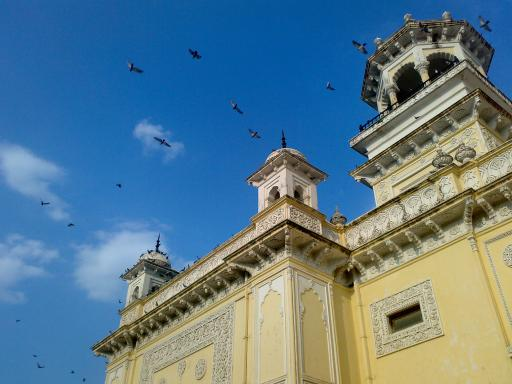
#> input picture CV/home.jpg, 512 x 384 px
$ python split_merge_resize.py
#> lines starting #> are read from the running program, lines starting #| are printed output that depends on the picture
import numpy as np
import cv2

img = cv2.imread('home.jpg',1)
#> img is the input picture: shape (384, 512, 3); mean B, G, R 141.2, 123.9, 91.6

print(img.shape)
#| (384, 512, 3)
print(img.size)
#| 589824
print(img.dtype)
#| uint8

b,g,r = cv2.split(img)
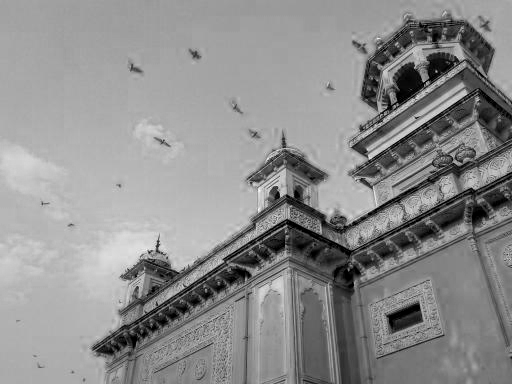
#> b: shape (384, 512); min 0, max 255, mean 141.2
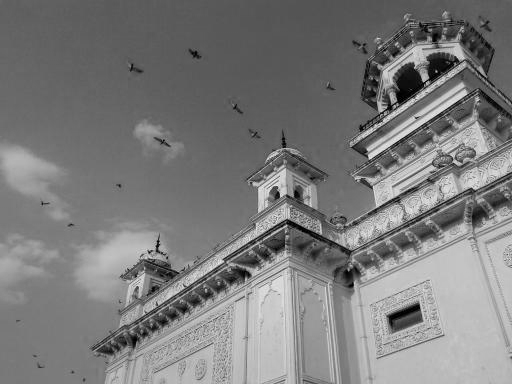
#> g: shape (384, 512); min 0, max 253, mean 123.9
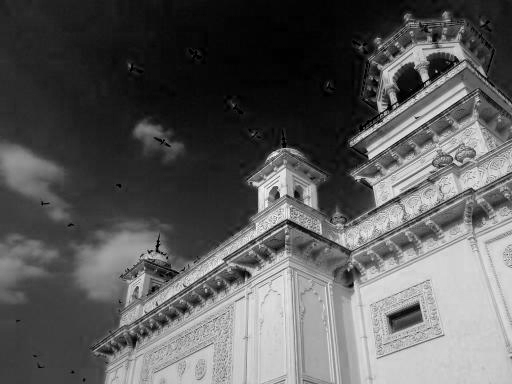
#> r: shape (384, 512); min 0, max 255, mean 91.6
img=cv2.merge((b,g,r))

obj=img[300:360, 370:430]
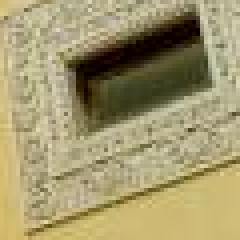
#> obj: shape (60, 60, 3) (shown 4 times larger); mean B, G, R 109.9, 151.6, 161.8
#> (the run stopped early here; a loop or call above may not have finished)
